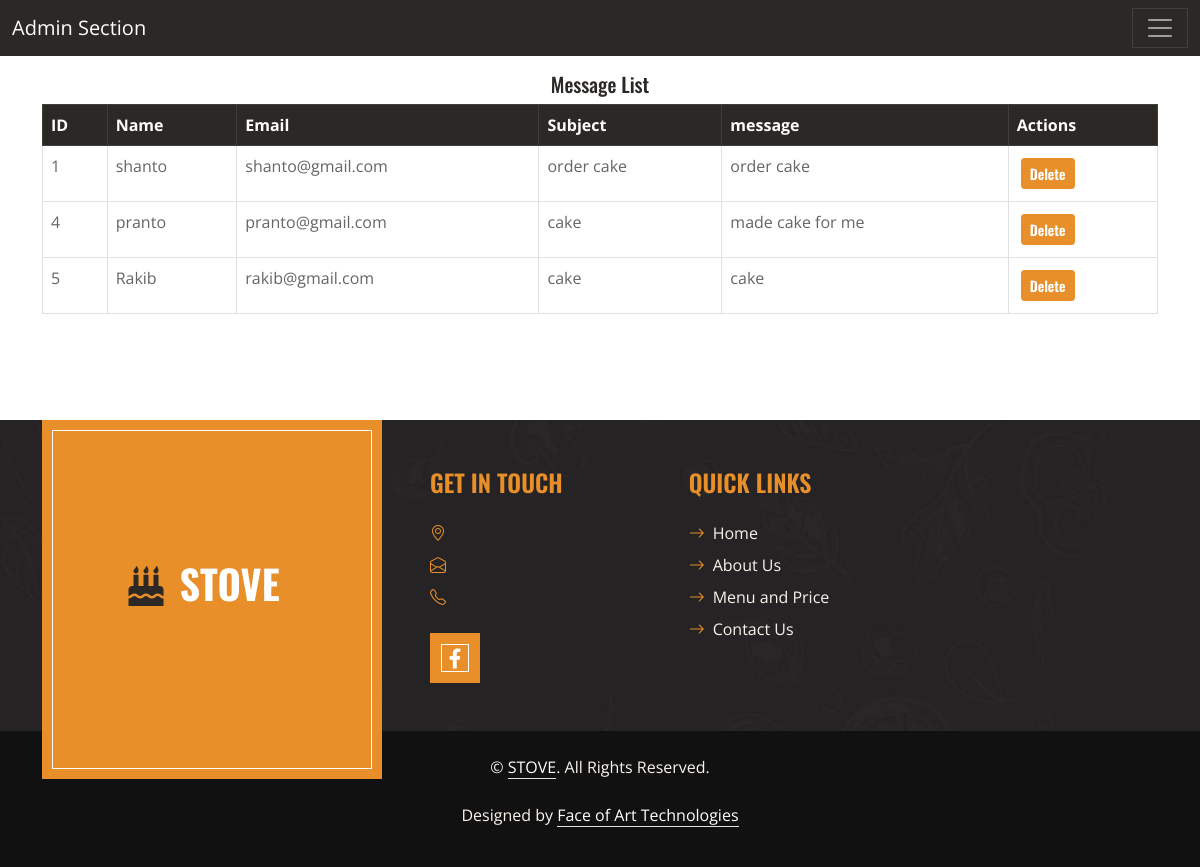
Screenshot of /message.php (signed in) with the database file from the repository.
### tables this page shows
CREATE TABLE IF NOT EXISTS `message` (
`id` int(11) NOT NULL,
  `name` varchar(40) NOT NULL,
  `email` varchar(40) NOT NULL,
  `subject` varchar(255) NOT NULL,
  `message` longtext NOT NULL
);

### message.php (the view, shortened to what this page needs)
<!DOCTYPE html>
<html lang="en">
<head>
    <link href="https://cdnjs.cloudflare.com/ajax/libs/font-awesome/5.10.0/css/all.min.css" rel="stylesheet">
    <link href="https://cdn.jsdelivr.net/npm/bootstrap-icons@1.4.1/font/bootstrap-icons.css" rel="stylesheet">
    <link href="lib/owlcarousel/assets/owl.carousel.min.css" rel="stylesheet">
    <link href="css/bootstrap.min.css" rel="stylesheet">
    <link href="css/style.css" rel="stylesheet">
</head>
<body>
    <?php require './resource/sidebar.php'?>
    <div class="container bg-light overflow-auto">
        <h5 class="text-center mt-3">Message List</h5>
        <table class="table table-bordered table-hover">
            <thead class="table-dark">
                <tr>
                    <th scope="col">ID</th>
                    <th scope="col">Name</th>
                    <th scope="col">Email</th>
                    <th scope="col">Subject</th>
                    <th scope="col">message</th>
                    <th scope="col">Actions</th>
                </tr>
            </thead>
            <tbody>
                <?php
                    require './db/db.php';
                    $sql = "SELECT * FROM `message` ORDER BY `id`";
                    $result = mysqli_query($conn, $sql);
                    while ($row = mysqli_fetch_assoc($result)) {
                        echo " <tr>
                        <td>" . $row['id'] . "</td>
                        <td>" . $row['name'] . "</td>
                        <td>" . $row['email'] . "</td>
                        <td>" . $row['subject'] . "</td>
                        <td>" . $row['message'] . "</td>
                        <td>
                        <button class='delete m-1 btn btn-sm btn-primary'>Delete</button>
                        </td>
                        </tr>";
                    }
                ?>
            </tbody>
        </table>
    </div>
    <?php require './resource/footer.php'?>
</body>
</html>

### resource/sidebar.php (shortened to what this page needs)
<nav class="navbar navbar-dark bg-dark ">
    <div class="container-fluid">
        <a class="navbar-brand" href="adminProfile.php">Admin Section</a>
        <button class="navbar-toggler" type="button" data-bs-toggle="offcanvas" data-bs-target="#offcanvasNavbar"
            aria-controls="offcanvasNavbar">
            <span class="text-dark navbar-toggler-icon"></span>
        </button>
    </div>
</nav>

### resource/footer.php (shortened to what this page needs)
<div class="container-fluid bg-img text-secondary" style="margin-top: 90px">
    <div class="container">
        <div class="row gx-5">
            <div class="col-lg-4 col-md-6 mb-lg-n5">
                <div class="d-flex flex-column align-items-center justify-content-center text-center h-100 bg-primary border-inner p-4">
                    <a href="index.html" class="navbar-brand">
                        <h1 class="m-0 text-uppercase text-white"><i class="fa fa-birthday-cake fs-1 text-dark me-3"></i>STOVE</h1>
                    </a>
                </div>
            </div>
            <div class="col-lg-8 col-md-6">
                <div class="row gx-5">
                    <div class="col-lg-4 col-md-12 pt-5 mb-5">
                        <h4 class="text-primary text-uppercase mb-4">Get In Touch</h4>
                        <div class="d-flex mb-2">
                            <i class="bi bi-geo-alt text-primary me-2"></i>
                        </div>
                        <div class="d-flex mb-2">
                            <i class="bi bi-envelope-open text-primary me-2"></i>
                        </div>
                        <div class="d-flex mb-2">
                            <i class="bi bi-telephone text-primary me-2"></i>
                        </div>
                        <div class="d-flex mt-4">
                            <a class="btn btn-lg btn-primary btn-lg-square border-inner rounded-0 me-2" href="https://www.facebook.com/stovebd"><i class="fab fa-facebook-f fw-normal"></i></a>
                        </div>
                    </div>
                    <div class="col-lg-4 col-md-12 pt-0 pt-lg-5 mb-5">
                        <h4 class="text-primary text-uppercase mb-4">Quick Links</h4>
                        <div class="d-flex flex-column justify-content-start">
                            <a class="text-secondary mb-2" href="index.php"><i class="bi bi-arrow-right text-primary me-2"></i>Home</a>
                            <a class="text-secondary mb-2" href="about.php"><i class="bi bi-arrow-right text-primary me-2"></i>About Us</a>
                            <a class="text-secondary mb-2" href="menu.php"><i class="bi bi-arrow-right text-primary me-2"></i>Menu and Price</a>
                            <a class="text-secondary" href="contact.php"><i class="bi bi-arrow-right text-primary me-2"></i>Contact Us</a>
                        </div>
                    </div>
                </div>
            </div>
        </div>
    </div>
</div>
<div class="container-fluid text-secondary py-4" style="background: #111111;">
    <div class="container text-center ">
        <p class="mb-0">&copy; <a class="text-white border-bottom" href="http://stovebd.com">STOVE</a>. All Rights Reserved. </p><br>
        <p>Designed by <a class="text-white border-bottom" href="http://facesoftbd.com">Face of Art Technologies</a></p>
    </div>
</div>

### css/style.css (style rules this page uses)
:root { --primary: #E88F2A; --secondary: #FAF3EB; --light: #FFFFFF; --dark: #2B2825; }
h1, h2, .font-weight-bold { font-weight: 700 !important; }
h3, h4, .font-weight-semi-bold { font-weight: 600 !important; }
h5, h6, .font-weight-medium { font-weight: 500 !important; }
.btn { font-family: 'Oswald', sans-serif; font-weight: 600; transition: .5s; }
.btn-primary { color: #FFFFFF; }
.border-inner { position: relative; }
.border-inner * { position: relative; z-index: 1; }
.border-inner::before { position: absolute; content: ""; top: 10px; right: 10px; bottom: 10px; left: 10px; background: none; border: 1px solid var(--light); z-index: 0; }
.btn-lg-square { width: 50px; height: 50px; }
.btn-square, .btn-sm-square, .btn-lg-square { padding-left: 0; padding-right: 0; text-align: center; }
.bg-img { background: linear-gradient(rgba(43, 40, 37, .5), rgba(43, 40, 37, .5)), url(../img/bg.jpg) center center no-repeat; background-size: cover; }

### rows the page displays
message: id "1", name "shanto", email "shanto@gmail.com", subject "order cake", message "order cake"
message: id "4", name "pranto", email "pranto@gmail.com", subject "cake", message "made cake for me"
message: id "5", name "Rakib", email "rakib@gmail.com", subject "cake", message "cake"
